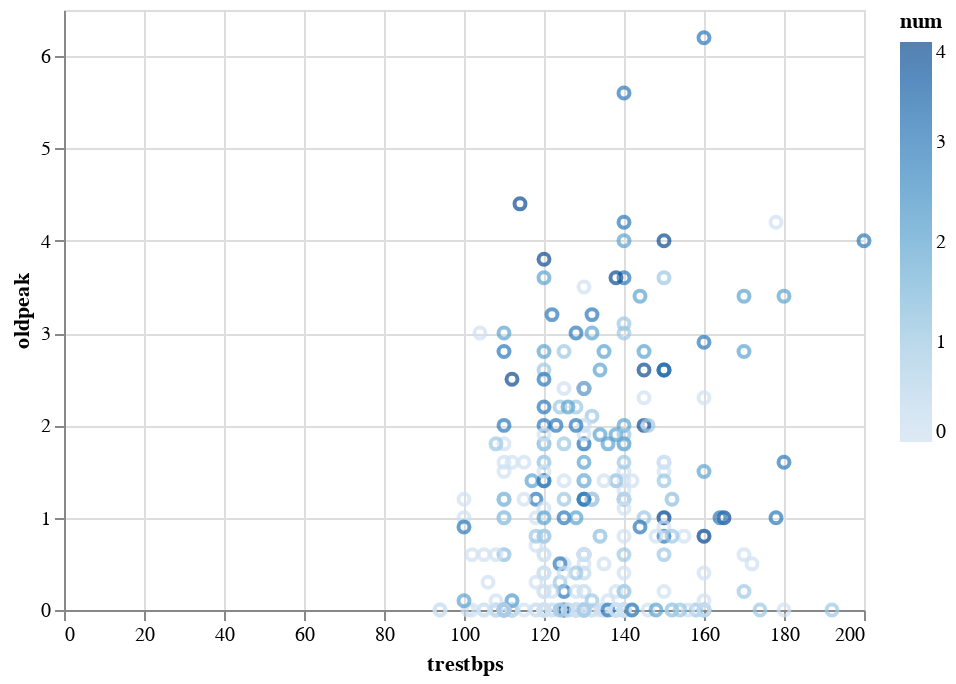

The code cell stored with this chart in its notebook:
### Code cell
trestbps_oldpeak_plot = alt.Chart(cleveland).mark_point().encode(
    x = alt.X("trestbps"),
    y = alt.Y('oldpeak'),
    color = alt.Color("num")
)
trestbps_oldpeak_plot

### Figure 1 — Vega-Lite specification as saved in the notebook (floating-point values rounded to 4 significant figures; data arrays with more than 128 entries replaced by an {"elided": "..."} marker saying what was removed)
{"config": {"view": {"continuousWidth": 400, "continuousHeight": 300}}, "data": {"name": "data-34ea8aac2f3ac7ec8bc99828733095bc"}, "mark": "point", "encoding": {"color": {"field": "num", "type": "quantitative"}, "x": {"field": "trestbps", "type": "quantitative"}, "y": {"field": "oldpeak", "type": "quantitative"}}, "$schema": "https://vega.github.io/schema/vega-lite/v4.17.0.json", "datasets": {"data-34ea8aac2f3ac7ec8bc99828733095bc": {"elided": "303 records"}}}
